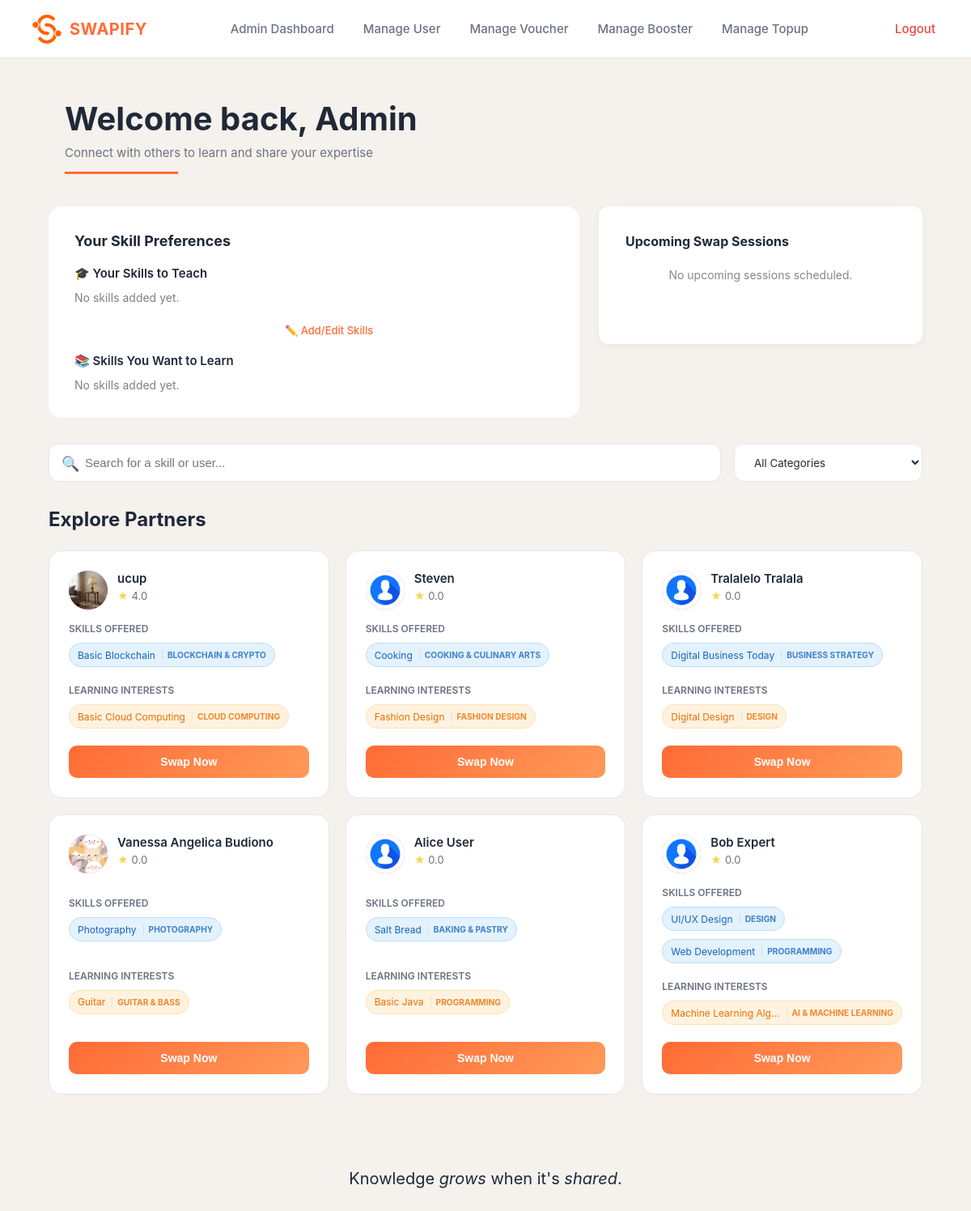
Screenshot of /dashboard.php (signed in) with the database file from the repository.
### tables this page shows
CREATE TABLE `ms_users` (
  `user_id` int(11) NOT NULL,
  `name` varchar(100) DEFAULT NULL,
  `email` varchar(100) DEFAULT NULL,
  `phone_number` varchar(20) DEFAULT NULL,
  `password` varchar(255) DEFAULT NULL,
  `profile_picture` varchar(255) DEFAULT NULL,
  `bio` text DEFAULT NULL,
  `role` enum('user','expert','admin') DEFAULT 'user',
  `joined_date` datetime DEFAULT current_timestamp()
);

CREATE TABLE `ms_userskills` (
  `skill_id` int(11) NOT NULL,
  `user_id` int(11) DEFAULT NULL,
  `category_id` int(11) DEFAULT NULL,
  `skill_name` varchar(100) DEFAULT NULL,
  `skill_type` enum('teach','learn') DEFAULT NULL,
  `created_at` datetime DEFAULT current_timestamp()
);

CREATE TABLE `ms_skillcategory` (
  `category_id` int(11) NOT NULL,
  `category_name` varchar(100) DEFAULT NULL
);

### dashboard.php (the view, shortened to what this page needs)
<?php
include "includes/header.php";
$user_id = $_SESSION['user_id'];
$firstName = explode(' ', ($userData['name'] ?? 'User'))[0];
$teach_skills = [];
$learn_skills = [];
$upcoming_query = "SELECT
    s.scheduled_datetime,
    sk.skill_name,
    u.name as partner_name
FROM tr_swapsession s
JOIN tr_swapagreement a ON s.agreement_id = a.agreement_id
JOIN ms_userskills sk ON s.skill_id = sk.skill_id
JOIN ms_users u ON (CASE WHEN a.user_a_id = ? THEN a.user_b_id ELSE a.user_a_id END = u.user_id)
WHERE (a.user_a_id = ? OR a.user_b_id = ?)
AND s.status = 'scheduled'
ORDER BY s.scheduled_datetime ASC LIMIT 1";
$stmt_up = $conn->prepare($upcoming_query);
$stmt_up->bind_param("iii", $user_id, $user_id, $user_id);
$stmt_up->execute();
$upcoming_session = $stmt_up->get_result()->fetch_assoc();
$partners = [];
$partners_query = "
    SELECT
        u.user_id,
        u.name,
        u.profile_picture,
        (SELECT AVG(rating) FROM tr_userreviews WHERE reviewee_id = u.user_id) as avg_rating,
        (
            SELECT COUNT(*) FROM ms_userskills m
            WHERE m.user_id = u.user_id
            AND (
                (m.skill_type = 'teach' AND m.skill_name IN (SELECT skill_name FROM ms_userskills WHERE user_id = ? AND skill_type = 'learn'))
                OR
                (m.skill_type = 'learn' AND m.skill_name IN (SELECT skill_name FROM ms_userskills WHERE user_id = ? AND skill_type = 'teach'))
            )
        ) as match_score
    FROM ms_users u
    WHERE u.user_id != ?
    AND u.role != 'admin'
    ORDER BY match_score DESC, avg_rating DESC, u.joined_date DESC
    LIMIT 8
";
$stmt_partners = $conn->prepare($partners_query);
$stmt_partners->bind_param("iii", $user_id, $user_id, $user_id);
$stmt_partners->execute();
$partners_result = $stmt_partners->get_result();
while ($row = $partners_result->fetch_assoc()) {
    $p_id = $row['user_id'];
    $p_skills_query = "SELECT us.skill_name, us.skill_type, sc.category_name
                       FROM ms_userskills us
                       LEFT JOIN ms_skillcategory sc ON us.category_id = sc.category_id
                       WHERE us.user_id = ?";
    $stmt_p_skills = $conn->prepare($p_skills_query);
    $stmt_p_skills->bind_param("i", $p_id);
    $stmt_p_skills->execute();
    $p_skills_res = $stmt_p_skills->get_result();
    $row['skills_offered'] = [];
    $row['learning_interests'] = [];
    while ($s_row = $p_skills_res->fetch_assoc()) {
        $skillData = [
            'name' => $s_row['skill_name'],
            'category' => $s_row['category_name'] ?? 'General'
        ];
        if ($s_row['skill_type'] == 'teach') {
            $row['skills_offered'][] = $skillData;
        } else {
            $row['learning_interests'][] = $skillData;
        }
    }
    $partners[] = $row;
}
?>
<!DOCTYPE html>
<html lang="en">
<head>
    <link rel="stylesheet" href="css/dashboard.css?v=10">
</head>
<body>
    <div class="hero-section">
        <div class="hero-content">
            <div class="welcome-text">
                <h1>Welcome back, <?= htmlspecialchars($firstName) ?></h1>
                <p>Connect with others to learn and share your expertise</p>
                <div class="welcome-underline"></div>
            </div>
        </div>
    </div>
    <div class="main-content">
        <div class="atas">
            <div class="skill-preferences">
                <div>
                    <div class="preferences-header">
                        <div class="preferences-title">Your Skill Preferences</div>
                    </div>
                    <div class="skill-section">
                        <h3>🎓 Your Skills to Teach</h3>
                        <div class="skill-tags">
                            <?php if (!empty($teach_skills)): ?>
                                <?php foreach ($teach_skills as $skill): ?>
                                    <div class="skill-tag teach"><?= htmlspecialchars($skill) ?></div>
                                <?php endforeach; ?>
                            <?php else: ?>
                                <p class="empty-msg">No skills added yet.</p>
                            <?php endif; ?>
                        </div>
                    </div>
                </div>
                <div>
                    <div class="preferences-header">
                        <a href="edit-skills.php">
                            <div class="edit-link">✏️ Add/Edit Skills</div>
                        </a>
                    </div>
                    <div class="skill-section">
                        <h3>📚 Skills You Want to Learn</h3>
                        <div class="skill-tags">
                            <?php if (!empty($learn_skills)): ?>
                                <?php foreach ($learn_skills as $skill): ?>
                                    <div class="skill-tag learn"><?= htmlspecialchars($skill) ?></div>
                                <?php endforeach; ?>
                            <?php else: ?>
                                <p class="empty-msg">No skills added yet.</p>
                            <?php endif; ?>
                        </div>
                    </div>
                </div>
            </div>
            <div class="upcoming-sessions">
                <h3>Upcoming Swap Sessions</h3>
                <?php if ($upcoming_session):
                    $timestamp = strtotime($upcoming_session['scheduled_datetime']);
                ?>
                    <div class="session-item">
                        <div class="session-date">
                            <div class="session-day"><?= date('d', $timestamp) ?></div>
                            <div class="session-month"><?= strtoupper(date('M', $timestamp)) ?></div>
                        </div>
                        <div class="session-details">
                            <div class="session-info">
                                <h4><?= htmlspecialchars($upcoming_session['skill_name']) ?></h4>
                                <p>with <?= htmlspecialchars($upcoming_session['partner_name']) ?></p>
                                <div class="session-time">
                                    <?= date('H:i', $timestamp) ?>
                                </div>
                            </div>
                            <a href="sessions.php">
                                <div class="view-link">View</div>
                            </a>
                        </div>
                    </div>
                <?php else: ?>
                    <div class="session-item" style="justify-content: center; color: #888; padding-top: 15px;">
                        <p>No upcoming sessions scheduled.</p>
                    </div>
                <?php endif; ?>
            </div>
        </div>
        <div class="search-section">
            <div class="search-bar">
                <span class="search-icon">🔍</span>
                <input type="text" id="skillSearch" placeholder="Search for a skill or user...">
            </div>
            <select class="filter-select" id="categoryFilter">
                <option value="">All Categories</option>
            </select>
        </div>
        <h2 class="section-title">Explore Partners</h2>
        <div class="partners-grid">
            <?php if (!empty($partners)): ?>
                <?php foreach ($partners as $partner): ?>
                    <div class="partner-card">
                        <div class="partner-header">
                            <div class="partner-avatar">
                                <img src="uploads/<?= !empty($partner['profile_picture']) ? htmlspecialchars($partner['profile_picture']) : 'default.png' ?>"
                                    onerror="this.onerror=null; this.src='uploads/default.png';"
                                    alt="Avatar" style="width:100%; height:100%; border-radius:50%; object-fit:cover;">
                            </div>
                            <div class="partner-info">
                                <h3><?= htmlspecialchars($partner['name']) ?></h3>
                                <div class="partner-rating">
                                    <span class="star">★</span>
                                    <span><?= number_format($partner['avg_rating'] ?? 0, 1) ?></span>
                                </div>
                            </div>
                        </div>
                        <div class="skills-section">
                            <h4>Skills Offered</h4>
                            <div class="skill-badges-container">
                                <?php if (!empty($partner['skills_offered'])): ?>
                                    <?php foreach (array_slice($partner['skills_offered'], 0, 2) as $s): ?>
                                        <div class="skill-badge" title="<?= htmlspecialchars($s['name']) ?> (<?= htmlspecialchars($s['category']) ?>)">
                                            <span><?= htmlspecialchars($s['name']) ?></span>
                                            <span class="cat-label"><?= htmlspecialchars($s['category']) ?></span>
                                        </div>
                                    <?php endforeach; ?>
                                <?php else: ?>
                                    <span style="font-size: 11px; color: #9CA3AF;">No skills listed</span>
                                <?php endif; ?>
                            </div>
                        </div>
                        <div class="skills-section">
                            <h4>Learning Interests</h4>
                            <div class="skill-badges-container">
                                <?php if (!empty($partner['learning_interests'])): ?>
                                    <?php foreach (array_slice($partner['learning_interests'], 0, 1) as $s): ?>
                                        <div class="interest-badge" title="<?= htmlspecialchars($s['name']) ?> (<?= htmlspecialchars($s['category']) ?>)">
                                            <span><?= htmlspecialchars($s['name']) ?></span>
                                            <span class="cat-label"><?= htmlspecialchars($s['category']) ?></span>
                                        </div>
                                    <?php endforeach; ?>
                                <?php else: ?>
                                    <span style="font-size: 11px; color: #9CA3AF;">Open to anything</span>
                                <?php endif; ?>
                            </div>
                        </div>
                        <?php
                            $simpleOffered = array_column($partner['skills_offered'], 'name');
                            $simpleLearn   = array_column($partner['learning_interests'], 'name');
                        ?>
                        <button type="button" class="swap-btn" onclick="openSwapPopup(
                            <?= $partner['user_id'] ?>,
                            '<?= htmlspecialchars($partner['name'], ENT_QUOTES) ?>',
                            '<?= htmlspecialchars($partner['profile_picture'] ?? 'default.png', ENT_QUOTES) ?>',
                            '<?= number_format($partner['avg_rating'] ?? 0, 1) ?>',
                            <?= htmlspecialchars(json_encode($simpleOffered), ENT_QUOTES) ?>,
                            <?= htmlspecialchars(json_encode($simpleLearn), ENT_QUOTES) ?>
                        )">Swap Now</button>
                    </div>
                <?php endforeach; ?>
            <?php else: ?>
                <div class="empty-results">
                    <p>No partners found at the moment.</p>
                </div>
            <?php endif; ?>
        </div>
        <div class="footer-tagline">
            Knowledge <em>grows</em> when it's <em>shared</em>.
        </div>
    </div>
</body>
</html>

### css/header.css (style rules this page uses)
* { margin: 0; padding: 0; box-sizing: border-box; }

### rows the page displays
ms_users: name "Admin"
ms_users: profile_picture (picture), name "ucup", avg_rating "4.0"
ms_userskills: skill_name "Basic Blockchain", category.category_name "BLOCKCHAIN & CRYPTO"
ms_userskills: skill_name "Basic Cloud Computing", category.category_name "CLOUD COMPUTING"
ms_users: name "Steven", avg_rating "0.0", name "Fashion Design", category "FASHION DESIGN"
ms_userskills: skill_name "Cooking", category.category_name "COOKING & CULINARY ARTS"
ms_users: profile_picture (placeholder picture), name "Tralalelo Tralala", avg_rating "0.0"
ms_userskills: skill_name "Digital Business Today", category.category_name "BUSINESS STRATEGY"
ms_userskills: skill_name "Digital Design", category.category_name "DESIGN"
ms_users: profile_picture (picture), name "Vanessa Angelica Budiono", avg_rating "0.0", name "Photography", category "PHOTOGRAPHY"
ms_userskills: skill_name "Guitar", category.category_name "GUITAR & BASS"
ms_users: profile_picture (placeholder picture), name "Alice User", avg_rating "0.0"
ms_userskills: skill_name "Salt Bread", category.category_name "BAKING & PASTRY"
ms_userskills: skill_name "Basic Java", category.category_name "PROGRAMMING"
ms_users: profile_picture (placeholder picture), name "Bob Expert", avg_rating "0.0"
ms_userskills: skill_name "UI/UX Design", category.category_name "DESIGN"
ms_userskills: skill_name "Web Development", category.category_name "PROGRAMMING"
ms_userskills: skill_name "Machine Learning Alg…", category.category_name "AI & MACHINE LEARNING"
